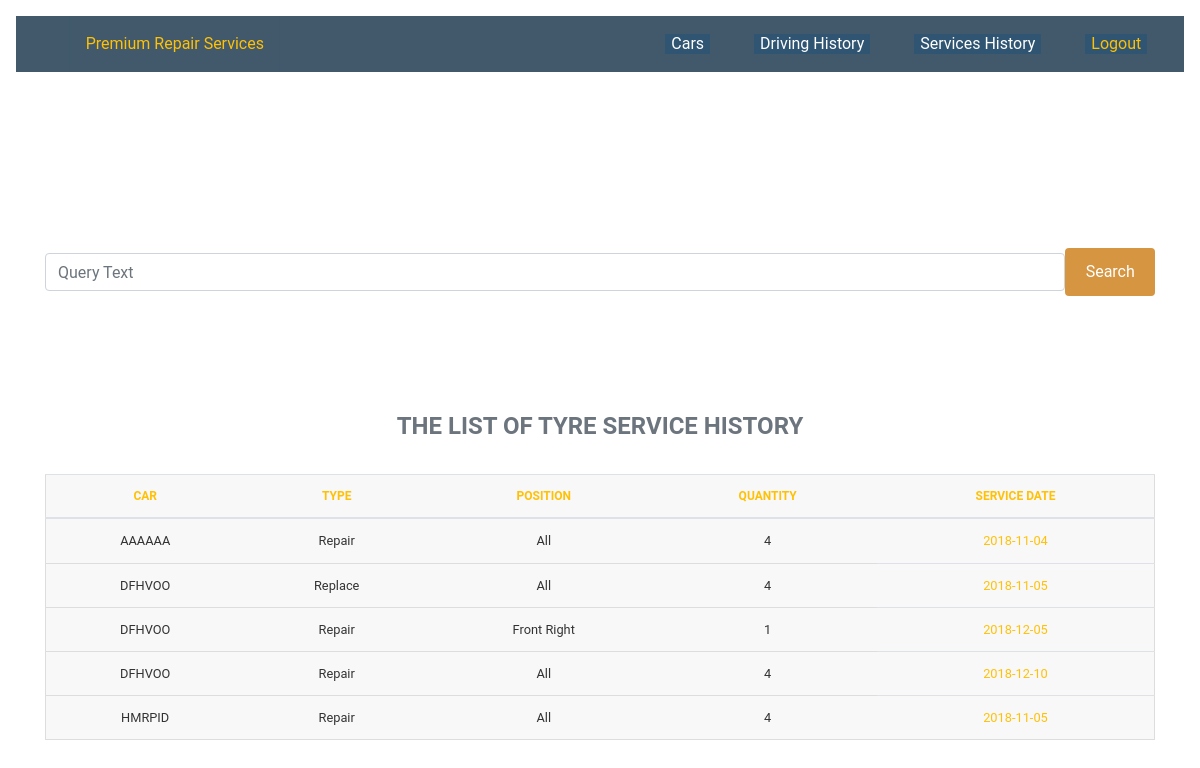
/services/tyre-service-list/?order_by=car__rego (signed in), run on the app's committed database.
### services/models.py (models this page shows)
class TyreRecord(models.Model):
    def get_contract_upload_path(instance, filename):
        file_name, file_extension = os.path.splitext(filename)
        return 'reports/{0}_{1}{2}'.format(instance.car, instance.last_service_at, file_extension)
    car = models.ForeignKey('cars.car', on_delete=models.CASCADE, related_name='tyre_history')
    SERVICE_CHOICES  = ( ('Repair', 'Repaired'), ('Replace', 'Replaced'), )
    service_type     = models.CharField(max_length=32, choices=SERVICE_CHOICES, default='Repair')
    POSITION_CHOICES = ( ('FL', 'Front Left'), ('FR', 'Front Right'),
                         ('RL', 'Rear Left'),  ('RR', 'Rear Right'),
                         ('FT', 'Front Two'),  ('RT', 'Rear Two'), ('A', 'All'),
                       )
    tyre_position    = models.CharField(max_length=32, choices=POSITION_CHOICES, default='A')
    number           = models.PositiveIntegerField(default=4)
    last_service_at  = models.DateField(default='2018-11-05')
    service_report   = models.FileField(upload_to=get_contract_upload_path)
    file_upload_date = models.DateField(auto_now_add=True)

### cars/models.py (models this page shows)
class Car(models.Model):
    def get_contract_upload_path(instance, filename):
        file_name, file_extension = os.path.splitext(filename)
        return 'contracts/{0}_{1}{2}'.format(instance.rego, instance.lease_start_date, file_extension)
    make               = models.CharField(max_length=128)
    year               = models.CharField(max_length=32, choices=YEARS, default='2016')
    model              = models.CharField(max_length=128)
    type               = models.CharField(max_length=256)
    color              = models.CharField(max_length=64, default='White')
    rego               = models.CharField(max_length=128, unique=True)
    engine_no          = models.CharField(max_length=256, unique=True)
    vin                = models.CharField(max_length=256, unique=True)
    transmission       = models.CharField(max_length=256)
    options            = models.CharField(max_length=256, blank=True)
    maintenance_status = models.CharField(max_length=256)
    lease_start_date   = models.DateField(default='2018-02-14')
    lease_term         = models.PositiveIntegerField(default=36)
    rental             = models.DecimalField(max_digits=10, decimal_places=2, default=1500)
    distance_restrict  = models.DecimalField(max_digits=10, decimal_places=2, default=210000)
    start_odometer     = models.DecimalField(max_digits=10, decimal_places=2, default=0)
    excess_kmcharge    = models.DecimalField(max_digits=10, decimal_places=2, default=0.12)
    default_interest   = models.DecimalField(max_digits=10, decimal_places=2, default=0.18)
    LESSOR_CHOICES     = ( ('S', 'Street Fleet'), ('P', 'PRS Owned'), )
    lessor             = models.CharField(max_length=8, choices=LESSOR_CHOICES, default='S')
    STATUS_CHOICES     = ( ('A', 'Active'), ('S', 'In Service'), ('I', 'In Idle'), )
    status             = models.CharField(max_length=8, choices=STATUS_CHOICES, default='A')
    rego_exp           = models.DateField(default='2019-06-30')
    insurer            = models.CharField(max_length=128, default='AAMI')
    policy_num         = models.CharField(max_length=128, default='P12345678')
    insurance_exp      = models.DateField(default='2019-06-30')
    fuel_efficiency    = models.DecimalField(max_digits=10, decimal_places=2, default=10)
    contract           = models.FileField(upload_to=get_contract_upload_path)
    file_upload_date   = models.DateField(auto_now=True)
    def __str__(self):
        return self.rego
    class Meta:
        ordering = ['rego']

### services/views.py (the view)
# urls.py: path('tyre-service-list/', views.TyreServiceList.as_view(), name='tyre_service_list')
class TyreServiceList(generic.ListView):
    paginate_by = 100
    template_name = 'services/tyre_service_list.html'
    context_object_name='tyre_service_list'
    def get_queryset(self):
        query = self.request.GET.get('search')
        order_by = self.request.GET.get('order_by')
        if not order_by:
            qs = TyreRecord.objects.all().order_by('car__rego', '-last_service_at')
        else:
            qs = TyreRecord.objects.all().order_by(order_by)
        if query is not None:
            search_condition = Q(car__rego__icontains=query)|Q(last_service_at__icontains=query)
            return qs.filter(search_condition)
        else:
            return qs
    def get_context_data(self, **kwargs):
        context = super(TyreServiceList, self).get_context_data(**kwargs)
        paginator = Paginator(self.get_queryset(), self.paginate_by)
        page = self.request.GET.get('page')
        try:
            servicerecord_page = paginator.page(page)
        except PageNotAnInteger:
            servicerecord_page = paginator.page(1)
        except EmptyPage:
            servicerecord_page = paginator.page(paginator.num_pages)
        context['tyre_service_list'] = servicerecord_page
        return context

### services/templates/services/tyre_service_list.html (shortened to what this page needs)
{% extends "base.html" %}
{% block content %}
<div class="container">
  {% if request.user.is_authenticated %}
    <br><br>
    <div class="form-group ">
      <form class="form-inline justify-content-center">
          <input class="form-control rounded col s12 16" type="search" name="search" placeholder="Query Text"> </input>
          <button type="submit" class="btn btn--orange">Search</button>
      </form>
    </div>
    <br>
    {% if tyre_service_list %}
      <table class="table">
        <br>
        <caption class="table__caption"> The List of Tyre Service History  </caption>
        <br>
        <thead class="table__thead">
          <tr class="table__tr">
            <th class="table__th" scope="col"><a href="?order_by=car__rego">Car</a></th>
            <th class="table__th" scope="col"><a href="?order_by=service_type">Type</a></th>
            <th class="table__th" scope="col"><a href="?order_by=tyre_position">Position</a></th>
            <th class="table__th" scope="col"><a href="?order_by=number">Quantity</a></th>
            <th class="table__th" scope="col"><a href="?order_by=last_service_at">Service Date</a></th>
          </tr>
        </thead>
          {% for service in tyre_service_list %}
              <tr class="table__tr">
                  <td class="table__td" data-label="Car">{{ service.car }}</td>
                  <td class="table__td" data-label="Type">{{ service.service_type }}</td>
                  <td class="table__td" data-label="Position">{{ service.get_tyre_position_display }}</td>
                  <td class="table__td" data-label="Quantity">{{ service.number }}</td>
                  <td class="table__td" data-label="Service Date"><a href="{{ service.service_report.url }}">{{ service.last_service_at|date:'Y-m-d' }}</a></td>
              </tr>
          {% endfor %}
      </table>
    {% else %}
      <h3>No car tyre service records found!!! :(</h3>
    {% endif %}
  {% else %}
    <h2> Please Login First !</h2>
  {% endif %}
</div>
{% endblock %}

### static/temp/styles.css (style rules this page uses)
html { line-height: 1.15; -webkit-text-size-adjust: 100%; }
body { margin: 0; }
a { background-color: transparent; }
button, input, optgroup, select, textarea { font-family: inherit; font-size: 100%; line-height: 1.15; margin: 0; }
button, input { overflow: visible; }
button, select { text-transform: none; }
button, [type="button"], [type="reset"], [type="submit"] { -webkit-appearance: button; }
[type="search"] { -webkit-appearance: textfield; outline-offset: -2px; }
body { font-family: 'Roboto', sans-serif; color: #333; }
* { box-sizing: border-box; }
a { color: #ffc107; }
.btn { background-color: #2f5572; color: #FFF; text-align: center; text-decoration: none; padding: 0.3rem 0.3rem 0.2rem 0.2rem; display: inline-block; }
.btn--orange { background-color: #d59541; }
@media (min-width: 800px) { .btn--orange { padding: 0.70rem 1.2rem; text-align: center; display: inline-block } }
.table { border: 0; }
@media (min-width: 800px) { .table { border: 1px solid #ccc; border-collapse: collapse; margin: 0; padding: 0; table-layout: auto; width: 100% } }
.table__caption { font-size: 1em; margin: .5em 0 .75em 0; display: table-caption; caption-side: top; font-weight: bold; text-align: center; text-transform: uppercase; }
@media (min-width: 800px) { .table__caption { font-size: 1.5em } }
.table__thead { border: none; clip: rect(0 0 0 0); height: 1px; margin: -1px; overflow: hidden; padding: 0; position: absolute; width: 1px; }
@media (min-width: 800px) { .table__thead { display: table-header-group; vertical-align: middle; border-color:inherit; position: relative } }
.table__tr { border-bottom: 3px solid #ddd; background-color: #eee; display: block; margin-bottom: .625em; }
@media (min-width: 800px) { .table__tr { background-color: #f8f8f8; border: 1px solid #ddd; padding: .35em; display:table-row; vertical-align: inherit } }
.table__th { font-size: 0.75em; }
@media (min-width: 800px) { .table__th { padding: .625em; text-align: center; font-size: .75em; text-transform: uppercase; font-weight: bold } }
.table__td { border-bottom: 1px solid #ddd; display: block; height: 3em; font-size: .8em; text-align: right; }
.table__td::before { content: attr(data-label); float: left; font-weight: bold; text-transform: uppercase; }
.table__td:last-child { border-bottom: 0; }
@media (min-width: 800px) { .table__td { content: ""; padding: .625em; text-align: center; display: table-cell; vertical-align: inherit } }
@media (min-width: 800px) { .table__td::before { content: ""; clear: both; display: table; } }

### data on the page
TyreRecord: car "AAAAAA", service_type "Repair", tyre_position "All", number "4", last_service_at "2018-11-04"
TyreRecord: car "DFHVOO", service_type "Replace", tyre_position "All", number "4", last_service_at "2018-11-05"
TyreRecord: car "DFHVOO", service_type "Repair", tyre_position "Front Right", number "1", last_service_at "2018-12-05"
TyreRecord: car "DFHVOO", service_type "Repair", tyre_position "All", number "4", last_service_at "2018-12-10"
TyreRecord: car "HMRPID", service_type "Repair", tyre_position "All", number "4", last_service_at "2018-11-05"
